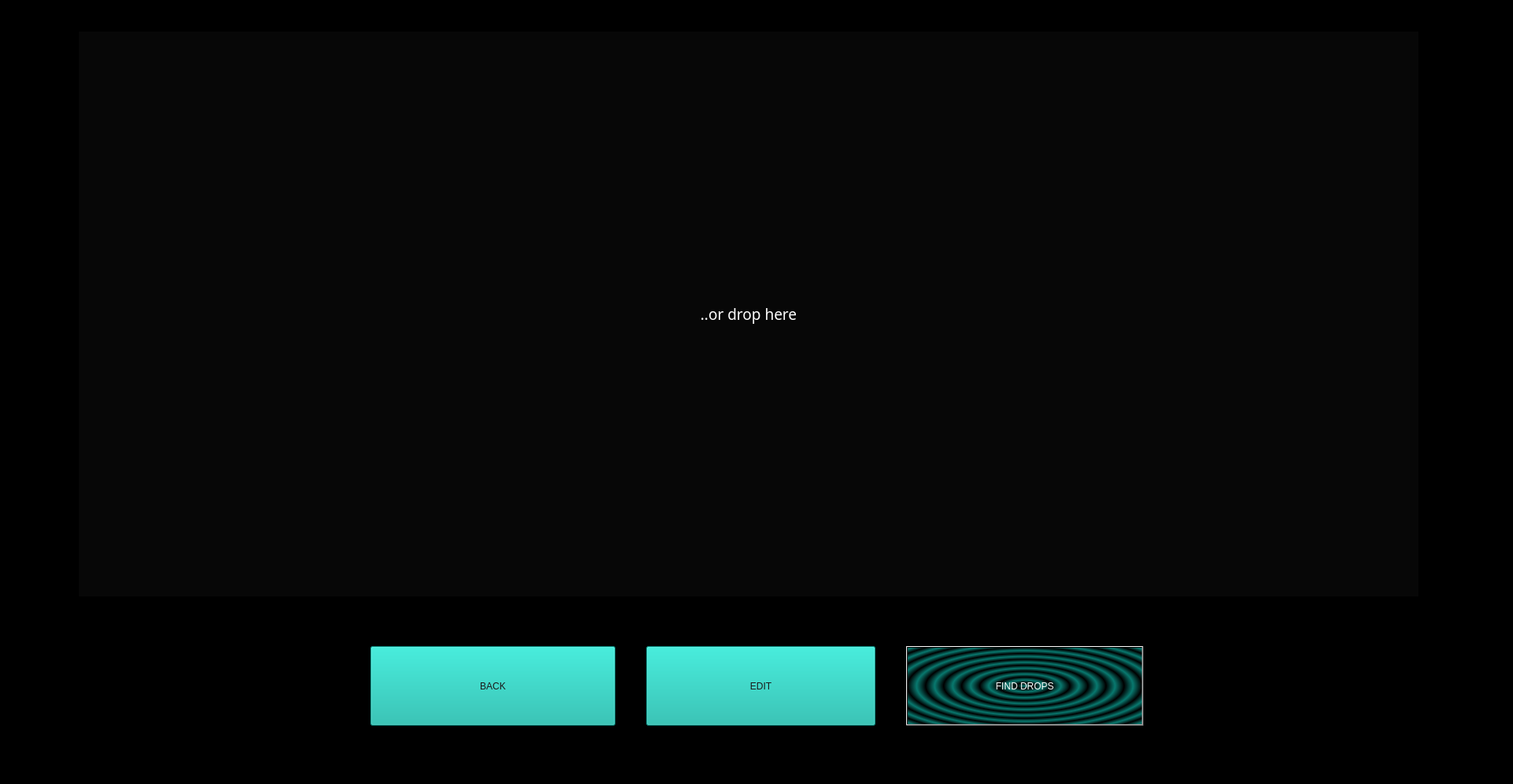
<?xml version="1.0" encoding="UTF-8"?>
<ui version="4.0">
 <class>MainWindow</class>
 <widget class="QMainWindow" name="MainWindow">
  <property name="geometry">
   <rect>
    <x>0</x>
    <y>0</y>
    <width>1920</width>
    <height>995</height>
   </rect>
  </property>
  <property name="minimumSize">
   <size>
    <width>1920</width>
    <height>995</height>
   </size>
  </property>
  <property name="maximumSize">
   <size>
    <width>1920</width>
    <height>995</height>
   </size>
  </property>
  <property name="baseSize">
   <size>
    <width>800</width>
    <height>599</height>
   </size>
  </property>
  <property name="font">
   <font>
    <pointsize>14</pointsize>
   </font>
  </property>
  <property name="windowTitle">
   <string>MainWindow</string>
  </property>
  <property name="styleSheet">
   <string notr="true">background-color: rgb(0, 0, 0);
color: rgb(255, 255, 255);</string>
  </property>
  <widget class="QWidget" name="centralwidget">
   <widget class="QLabel" name="label">
    <property name="geometry">
     <rect>
      <x>100</x>
      <y>40</y>
      <width>1700</width>
      <height>717</height>
     </rect>
    </property>
    <property name="sizePolicy">
     <sizepolicy hsizetype="Expanding" vsizetype="Expanding">
      <horstretch>0</horstretch>
      <verstretch>0</verstretch>
     </sizepolicy>
    </property>
    <property name="minimumSize">
     <size>
      <width>1700</width>
      <height>717</height>
     </size>
    </property>
    <property name="maximumSize">
     <size>
      <width>1700</width>
      <height>16777215</height>
     </size>
    </property>
    <property name="baseSize">
     <size>
      <width>1898</width>
      <height>717</height>
     </size>
    </property>
    <property name="font">
     <font>
      <family>Tw Cen MT</family>
      <pointsize>14</pointsize>
      <weight>9</weight>
      <italic>false</italic>
      <bold>false</bold>
     </font>
    </property>
    <property name="styleSheet">
     <string notr="true">background-color: rgb(7, 7, 7);
font: 75 14pt &quot;Tw Cen MT&quot;;</string>
    </property>
    <property name="text">
     <string>..or drop here</string>
    </property>
    <property name="alignment">
     <set>Qt::AlignCenter</set>
    </property>
    <property name="margin">
     <number>1</number>
    </property>
   </widget>
   <widget class="QPushButton" name="toNeuralButton">
    <property name="geometry">
     <rect>
      <x>1150</x>
      <y>820</y>
      <width>301</width>
      <height>101</height>
     </rect>
    </property>
    <property name="styleSheet">
     <string notr="true">font: 20pt &quot;Tw Cen MT Condensed Extra Bold&quot;;
background-color: qradialgradient(spread:repeat, cx:0.5, cy:0.5, radius:0.077, fx:0.5, fy:0.5, stop:0 rgba(13, 183, 168, 168), stop:0.497326 rgba(0, 0, 0, 147), stop:1 rgba(13, 183, 168, 168));

</string>
    </property>
    <property name="text">
     <string>FIND DROPS</string>
    </property>
   </widget>
   <widget class="QPushButton" name="ImageProcessingButton">
    <property name="geometry">
     <rect>
      <x>820</x>
      <y>820</y>
      <width>291</width>
      <height>101</height>
     </rect>
    </property>
    <property name="styleSheet">
     <string notr="true">background-color: rgb(13, 183, 168);
font:  26pt &quot;Tw Cen MT&quot;;
color: rgb(27, 27, 27);</string>
    </property>
    <property name="text">
     <string>EDIT</string>
    </property>
   </widget>
   <widget class="QPushButton" name="BackButton">
    <property name="geometry">
     <rect>
      <x>470</x>
      <y>820</y>
      <width>311</width>
      <height>101</height>
     </rect>
    </property>
    <property name="styleSheet">
     <string notr="true">background-color: rgb(13, 183, 168);
font:  26pt &quot;Tw Cen MT&quot;;
color: rgb(27, 27, 27);</string>
    </property>
    <property name="text">
     <string>BACK</string>
    </property>
   </widget>
   <widget class="QLabel" name="label_2">
    <property name="geometry">
     <rect>
      <x>0</x>
      <y>20</y>
      <width>1931</width>
      <height>951</height>
     </rect>
    </property>
    <property name="text">
     <string/>
    </property>
   </widget>
   <widget class="QLabel" name="label_3">
    <property name="geometry">
     <rect>
      <x>11</x>
      <y>11</y>
      <width>16</width>
      <height>16</height>
     </rect>
    </property>
    <property name="text">
     <string/>
    </property>
   </widget>
   <zorder>label_2</zorder>
   <zorder>label</zorder>
   <zorder>toNeuralButton</zorder>
   <zorder>ImageProcessingButton</zorder>
   <zorder>BackButton</zorder>
   <zorder>label_3</zorder>
  </widget>
  <widget class="QStatusBar" name="statusbar"/>
 </widget>
 <resources>
  <include location="backgr.qrc"/>
 </resources>
 <connections/>
</ui>
